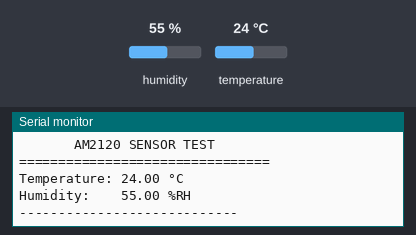
Bench run of a sketch on a simulated Arduino Uno, built with avr-gcc and run on an emulated ATmega328P. On the bench: the last lines printed to the serial monitor. Inputs (shaded band) come from the test bench; at power-on: humidity 55 %, temperature 24 °C.

Above: at 3.2 s.
3.3 s: humidity set to 22 %
At 5.2 s:
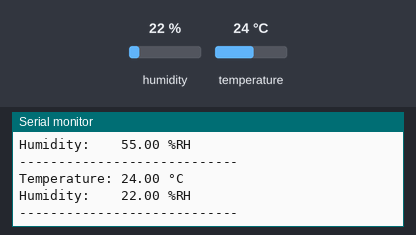
6.0 s: temperature set to 12 °C
At 7.5 s:
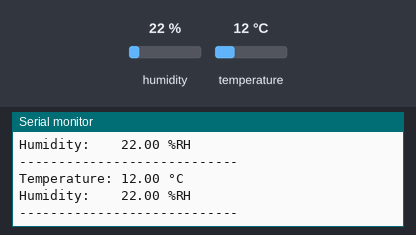
8.7 s: humidity set to 40 %
At 10.7 s:
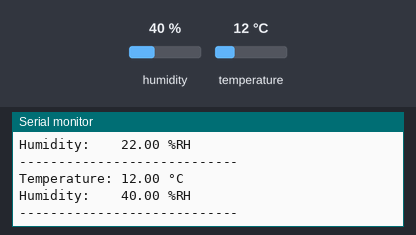
Timing chart, 0 to 12.2 s (numbered marks = the images above; inputs shaded):
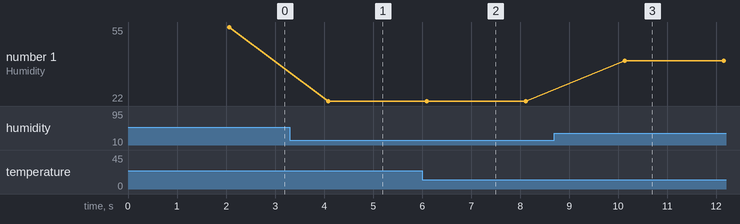

Measured:
- after the input at 3.3 s, the serial monitor: prints a new line after 0.78 s (image 1)
- after the input at 6.0 s, the serial monitor: prints a new line after 0.07 s (image 2)
- after the input at 8.7 s, the serial monitor: prints a new line after 1.4 s (image 3)
- plotted number 1: 55 → 22 after the input at 3.3 s, 22 → 40 after the input at 8.7 s

The sketch:

Am2120_CODE.ino
```cpp
#include "DHT.h"

#define DHTPIN 5
#define DHTTYPE DHT22

DHT am2120(DHTPIN, DHTTYPE);

void setup() {
  Serial.begin(9600);

  Serial.println("================================");
  Serial.println("       AM2120 SENSOR TEST");
  Serial.println("================================");

  am2120.begin();

  delay(2000);
}

void loop() {

  float humidity = am2120.readHumidity();
  float temperature = am2120.readTemperature();

  if (isnan(humidity) || isnan(temperature)) {
    Serial.println("ERROR: AM2120 read failed!");
    Serial.println("Check VCC, GND, DATA and pull-up resistor.");
    Serial.println();
    delay(2000);
    return;
  }

  Serial.print("Temperature: ");
  Serial.print(temperature, 2);
  Serial.println(" °C");

  Serial.print("Humidity:    ");
  Serial.print(humidity, 2);
  Serial.println(" %RH");

  Serial.println("----------------------------");

  delay(2000);
}
```
